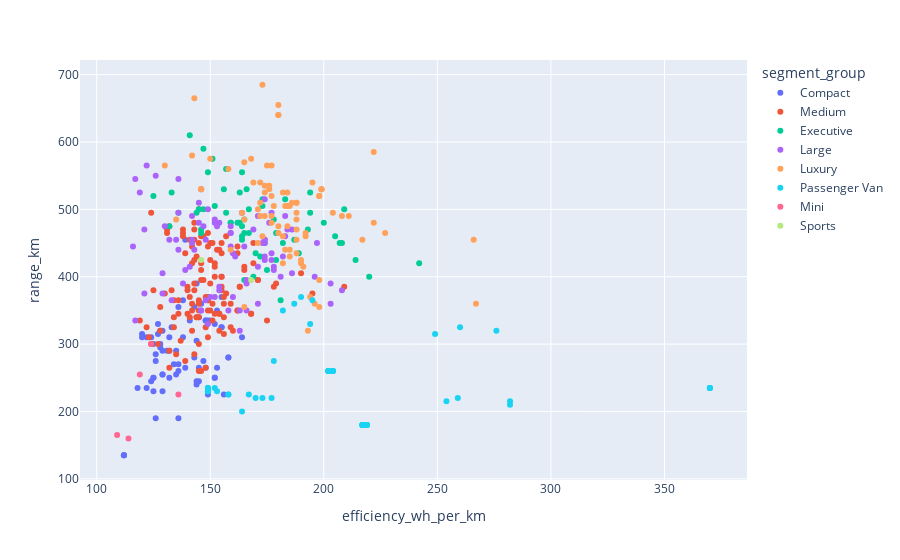

Notebook code for this chart:
### Code cell
#battery capacity vs. range vs. segment_group

fig = px.scatter(
    data,
    x='efficiency_wh_per_km',
    y='range_km',
    color='segment_group'
)

fig.show()

### Figure 1 — Plotly figure (JSON) as saved in the notebook; plotly's stock layout.template omitted (floating-point values rounded to 4 significant figures)
{"data": [{"hovertemplate": "segment_group=Compact<br>efficiency_wh_per_km=%{x}<br>range_km=%{y}<extra></extra>", "legendgroup": "Compact", "marker": {"color": "#636efa", "symbol": "circle"}, "mode": "markers", "name": "Compact", "orientation": "v", "showlegend": true, "type": "scatter", "x": [156, 149, 158, 158, 128, 164, 138, 144, 145, 136, 134, 139, 135, 144, 128, 126, 129, 112, 122, 112, 125, 112, 118, 124, 136, 126, 150, 128, 144, 132, 139, 133, 122, 155, 153, 129, 143, 129, 125, 135, 127, 131, 120, 144, 126, 136, 125, 132, 120, 124, 127, 132, 129, 129, 155, 141, 152, 148, 155, 152, 148, 149, 136, 145, 143, 152, 147, 138, 145, 148, 146, 153, 125], "xaxis": "x", "y": [225, 225, 280, 280, 320, 310, 310, 305, 245, 190, 270, 265, 255, 240, 300, 190, 255, 135, 235, 135, 230, 135, 235, 310, 260, 275, 335, 295, 390, 310, 455, 325, 310, 370, 265, 230, 280, 290, 250, 290, 330, 290, 315, 245, 285, 270, 300, 290, 310, 245, 315, 250, 255, 320, 325, 335, 250, 335, 325, 250, 335, 335, 355, 265, 355, 330, 275, 365, 340, 265, 360, 350, 250], "yaxis": "y"}, {"hovertemplate": "segment_group=Medium<br>efficiency_wh_per_km=%{x}<br>range_km=%{y}<extra></extra>", "legendgroup": "Medium", "marker": {"color": "#EF553B", "symbol": "circle"}, "mode": "markers", "name": "Medium", "orientation": "v", "showlegend": true, "type": "scatter", "x": [156, 150, 156, 162, 165, 165, 159, 169, 171, 171, 150, 155, 147, 155, 144, 132, 145, 142, 156, 157, 149, 142, 150, 135, 122, 132, 119, 130, 153, 139, 137, 146, 141, 148, 143, 157, 159, 136, 162, 155, 179, 148, 156, 132, 134, 124, 128, 178, 143, 154, 140, 140, 149, 145, 149, 145, 142, 143, 160, 151, 148, 139, 134, 146, 142, 162, 162, 152, 168, 168, 140, 149, 175, 169, 190, 209, 152, 128, 123, 145, 146, 143, 195, 145, 124, 127, 125, 133, 144, 143, 149, 149, 145, 151, 145, 141, 150, 141, 138, 146, 143, 147, 154, 154, 145, 131, 131, 136, 138, 134, 152, 149, 155, 143, 144, 138, 142, 151, 146, 155, 155, 154, 152, 163, 163], "xaxis": "x", "y": [315, 350, 340, 435, 410, 415, 325, 420, 395, 395, 390, 380, 395, 385, 340, 265, 260, 350, 360, 460, 465, 445, 425, 285, 325, 290, 335, 375, 440, 435, 305, 260, 340, 325, 390, 375, 360, 345, 445, 450, 390, 370, 370, 475, 340, 495, 355, 385, 455, 440, 345, 385, 365, 340, 370, 300, 360, 425, 320, 335, 265, 275, 365, 395, 420, 350, 350, 415, 345, 345, 380, 365, 335, 450, 405, 385, 345, 320, 310, 365, 410, 380, 375, 500, 300, 300, 380, 380, 340, 480, 310, 350, 450, 450, 360, 455, 450, 370, 470, 460, 470, 460, 320, 345, 350, 470, 465, 365, 465, 325, 420, 445, 435, 285, 430, 460, 320, 360, 420, 400, 400, 345, 400, 385, 385], "yaxis": "y"}, {"hovertemplate": "segment_group=Executive<br>efficiency_wh_per_km=%{x}<br>range_km=%{y}<extra></extra>", "legendgroup": "Executive", "marker": {"color": "#00cc96", "symbol": "circle"}, "mode": "markers", "name": "Executive", "orientation": "v", "showlegend": true, "type": "scatter", "x": [146, 151, 157, 136, 141, 147, 156, 149, 172, 179, 159, 165, 167, 174, 209, 193, 194, 205, 220, 163, 173, 164, 173, 207, 208, 182, 189, 164, 187, 214, 242, 170, 181, 167, 175, 178, 169, 183, 194, 166, 165, 157, 145, 132, 133, 147, 146, 125, 200, 179, 163, 165, 164, 144, 164, 152, 159, 162], "xaxis": "x", "y": [465, 575, 560, 495, 610, 590, 530, 555, 430, 425, 480, 465, 465, 450, 500, 470, 525, 460, 400, 525, 515, 555, 505, 450, 450, 450, 435, 475, 455, 425, 420, 435, 365, 500, 410, 485, 400, 515, 495, 530, 485, 495, 500, 475, 525, 500, 470, 520, 480, 465, 480, 395, 460, 495, 455, 505, 480, 480], "yaxis": "y"}, {"hovertemplate": "segment_group=Large<br>efficiency_wh_per_km=%{x}<br>range_km=%{y}<extra></extra>", "legendgroup": "Large", "marker": {"color": "#ab63fa", "symbol": "circle"}, "mode": "markers", "name": "Large", "orientation": "v", "showlegend": true, "type": "scatter", "x": [166, 139, 145, 149, 171, 176, 169, 164, 197, 174, 174, 183, 133, 159, 145, 171, 174, 181, 171, 182, 146, 141, 136, 203, 148, 135, 163, 160, 165, 147, 152, 177, 177, 178, 178, 154, 154, 161, 146, 146, 163, 136, 143, 117, 208, 166, 158, 138, 136, 122, 126, 129, 150, 203, 152, 142, 142, 130, 129, 184, 186, 177, 183, 166, 149, 174, 159, 160, 159, 174, 174, 119, 117, 142, 116, 132, 121, 121, 186, 196, 159, 154, 152, 153, 173, 148], "xaxis": "x", "y": [395, 410, 510, 500, 490, 480, 470, 495, 450, 430, 515, 490, 365, 445, 480, 360, 425, 400, 415, 430, 530, 415, 545, 390, 455, 455, 320, 435, 445, 475, 480, 425, 435, 415, 410, 385, 380, 430, 350, 350, 350, 495, 440, 335, 380, 350, 350, 390, 440, 565, 550, 375, 370, 360, 485, 455, 450, 475, 405, 470, 470, 495, 460, 390, 330, 450, 465, 370, 465, 455, 455, 525, 545, 490, 445, 455, 470, 375, 405, 400, 475, 480, 370, 475, 450, 365], "yaxis": "y"}, {"hovertemplate": "segment_group=Luxury<br>efficiency_wh_per_km=%{x}<br>range_km=%{y}<extra></extra>", "legendgroup": "Luxury", "marker": {"color": "#FFA15A", "symbol": "circle"}, "mode": "markers", "name": "Luxury", "orientation": "v", "showlegend": true, "type": "scatter", "x": [184, 182, 172, 169, 208, 177, 172, 192, 159, 217, 193, 194, 177, 171, 177, 165, 188, 190, 190, 171, 204, 266, 222, 198, 227, 198, 143, 130, 142, 198, 182, 165, 180, 173, 180, 180, 222, 199, 195, 199, 199, 211, 267, 185, 198, 185, 196, 178, 191, 164, 172, 188, 175, 174, 188, 177, 186, 183, 176, 185, 168, 176, 173, 174, 188, 184, 180, 174, 188, 183, 184, 192, 150, 158, 165, 180, 135, 146, 146, 182, 188, 188], "xaxis": "x", "y": [525, 525, 540, 540, 490, 520, 510, 460, 440, 455, 320, 370, 490, 500, 480, 355, 435, 420, 425, 450, 495, 455, 480, 520, 465, 520, 665, 565, 580, 395, 420, 570, 655, 685, 640, 640, 585, 530, 540, 530, 530, 490, 360, 430, 355, 440, 360, 505, 415, 495, 490, 510, 565, 490, 510, 565, 510, 440, 535, 505, 575, 530, 460, 535, 495, 475, 475, 525, 485, 505, 505, 465, 575, 560, 485, 465, 485, 530, 530, 460, 470, 455], "yaxis": "y"}, {"hovertemplate": "segment_group=Passenger Van<br>efficiency_wh_per_km=%{x}<br>range_km=%{y}<extra></extra>", "legendgroup": "Passenger Van", "marker": {"color": "#19d3f3", "symbol": "circle"}, "mode": "markers", "name": "Passenger Van", "orientation": "v", "showlegend": true, "type": "scatter", "x": [149, 149, 217, 202, 219, 204, 164, 370, 370, 370, 370, 195, 177, 167, 282, 282, 249, 276, 254, 259, 260, 158, 173, 149, 149, 217, 202, 219, 204, 152, 153, 217, 202, 219, 204, 158, 170, 204, 217, 202, 149, 149, 182, 190, 194, 187, 178], "xaxis": "x", "y": [235, 230, 180, 260, 180, 260, 200, 235, 235, 235, 235, 365, 220, 225, 210, 215, 315, 320, 215, 220, 325, 225, 220, 235, 230, 180, 260, 180, 260, 235, 230, 180, 260, 180, 260, 225, 220, 260, 180, 260, 235, 230, 350, 370, 330, 360, 275], "yaxis": "y"}, {"hovertemplate": "segment_group=Mini<br>efficiency_wh_per_km=%{x}<br>range_km=%{y}<extra></extra>", "legendgroup": "Mini", "marker": {"color": "#FF6692", "symbol": "circle"}, "mode": "markers", "name": "Mini", "orientation": "v", "showlegend": true, "type": "scatter", "x": [109, 114, 124, 119, 136], "xaxis": "x", "y": [165, 160, 300, 255, 225], "yaxis": "y"}, {"hovertemplate": "segment_group=Sports<br>efficiency_wh_per_km=%{x}<br>range_km=%{y}<extra></extra>", "legendgroup": "Sports", "marker": {"color": "#B6E880", "symbol": "circle"}, "mode": "markers", "name": "Sports", "orientation": "v", "showlegend": true, "type": "scatter", "x": [168, 146], "xaxis": "x", "y": [395, 425], "yaxis": "y"}], "layout": {"legend": {"title": {"text": "segment_group"}, "tracegroupgap": 0}, "margin": {"t": 60}, "xaxis": {"anchor": "y", "domain": [0, 1], "title": {"text": "efficiency_wh_per_km"}}, "yaxis": {"anchor": "x", "domain": [0, 1], "title": {"text": "range_km"}}}}
